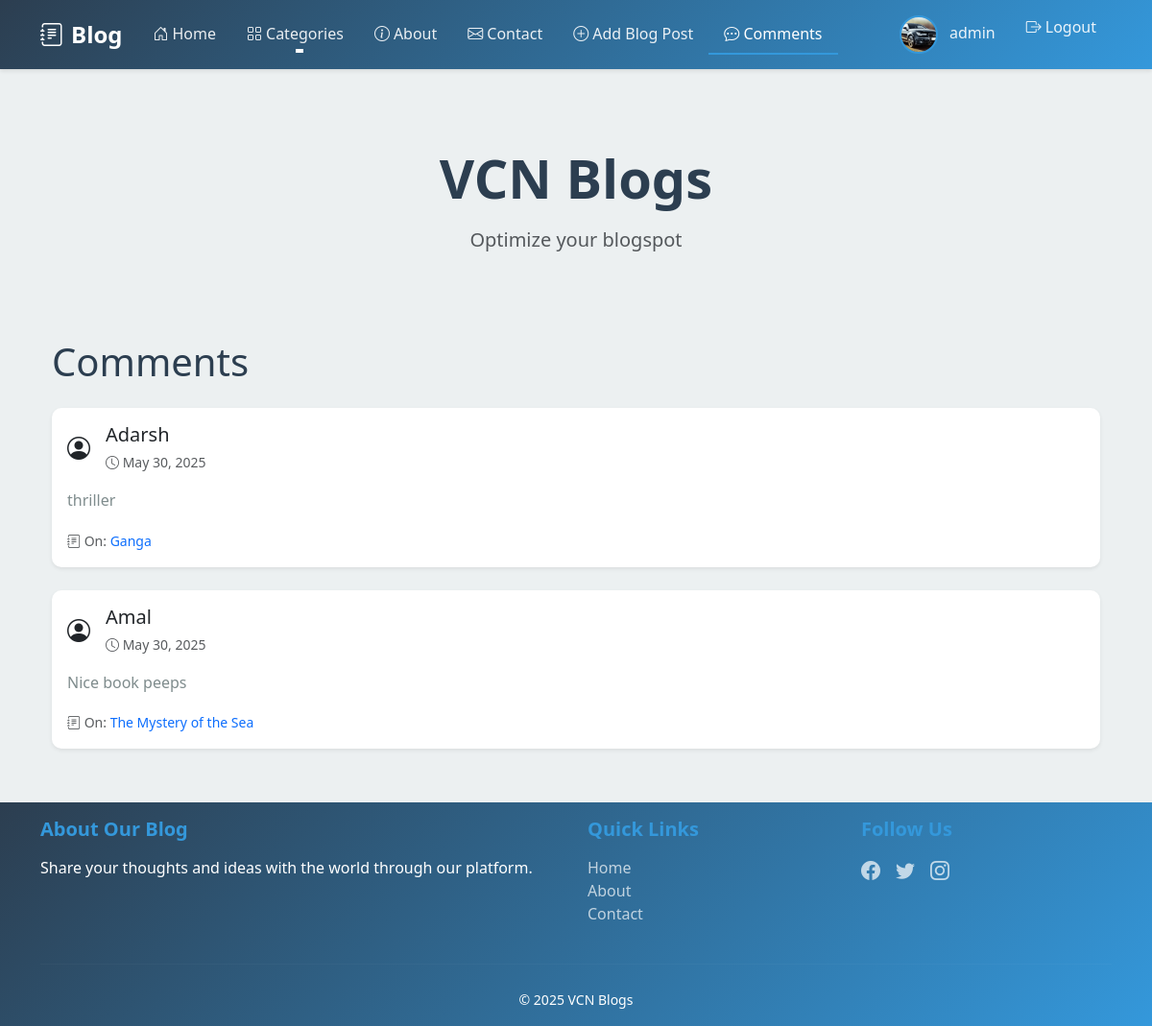
The page /comments/ (signed in) on the database its author committed.
### blog/models.py (models this page shows, shortened)
class Profile(models.Model):
    user = models.OneToOneField(User, on_delete=models.CASCADE)
    bio = models.TextField(max_length=500, blank=True)
    location = models.CharField(max_length=100)
    birth_date = models.DateField(null=True)
    avatar = models.ImageField(upload_to='avatars/', null=True, blank=True)
    website = models.URLField(max_length=200, blank=True)
    created_at = models.DateTimeField(auto_now_add=True)
    updated_at = models.DateTimeField(auto_now=True)

class Comment(models.Model):
    post = models.ForeignKey(Blog, on_delete=models.CASCADE, related_name='comments')
    author = models.ForeignKey(User, on_delete=models.CASCADE)
    content = models.TextField()
    created_at = models.DateTimeField(auto_now_add=True)
    updated_at = models.DateTimeField(auto_now=True)
    is_approved = models.BooleanField(default=True)
    class Meta:
        ordering = ['-created_at']

class Blog(models.Model):
    title = models.CharField(max_length=200)
    slug = models.SlugField(unique=True)
    content = models.TextField()
    excerpt = models.TextField(max_length=500, blank=True)
    author = models.ForeignKey(User, on_delete=models.CASCADE, related_name='blog_posts')
    category = models.ForeignKey(Category, on_delete=models.SET_NULL, null=True, related_name='posts')
    featured_image = models.ImageField(upload_to='blog_images/', null=True, blank=True)
    created_at = models.DateTimeField(auto_now_add=True)
    updated_at = models.DateTimeField(auto_now=True)
    class Meta:
        ordering = ['-created_at']
        indexes = [
            models.Index(fields=['-created_at']),
        ]

### blog/views.py (the view)
# urls.py: path('comments/', views.CommentListView.as_view(), name='comment_list'),
class CommentListView(LoginRequiredMixin, ListView):
    model = Comment
    template_name = 'blog/comment_list.html'
    context_object_name = 'comments'
    paginate_by = 10
    def get_queryset(self):
        return Comment.objects.filter(is_approved=True).order_by('-created_at')
    def get_context_data(self, **kwargs):
        context = super().get_context_data(**kwargs)
        context['categories'] = Category.objects.all()
        return context

### templates/blog/comment_list.html (shortened to what this page needs)
{% extends 'index.html' %}
{% block content %}
<div class="container">
    <div class="row">
        <div class="col-12">
            <h1 class="mb-4">Comments</h1>
        </div>
    </div>
    <div class="row">
        {% if comments %}
            {% for comment in comments %}
                <div class="col-12 mb-4">
                    <div class="card shadow-sm">
                        <div class="card-body">
                            <div class="d-flex align-items-center mb-3">
                                {% if comment.author.profile.avatar %}
                                    <img src="{{ comment.author.profile.avatar.url }}" alt="{{ comment.author.username }}" class="avatar me-3">
                                {% else %}
                                    <i class="bi bi-person-circle fs-4 me-3"></i>
                                {% endif %}
                                <div>
                                    <h5 class="mb-1">{{ comment.author.username }}</h5>
                                    <small class="text-muted">
                                        <i class="bi bi-clock"></i> {{ comment.created_at|date:"F j, Y" }}
                                    </small>
                                </div>
                            </div>
                            <p class="card-text">{{ comment.content }}</p>
                            <div class="mt-2">
                                <small class="text-muted">
                                    <i class="bi bi-journal-text"></i> On:
                                    <a href="{% url 'blog:blog_detail' comment.post.slug %}" class="text-decoration-none">
                                        {{ comment.post.title }}
                                    </a>
                                </small>
                            </div>
                        </div>
                    </div>
                </div>
            {% endfor %}
        {% else %}
            <div class="col-12">
                <div class="alert alert-info">
                    No comments found.
                </div>
            </div>
        {% endif %}
    </div>
</div>
{% endblock %}

### templates/shared/navbar.html (shortened to what this page needs)
{% load static %}
<nav class="navbar navbar-expand-lg navbar-dark sticky-top">
    <div class="container">
        <a class="navbar-brand" href="{% url 'blog:blog_list' %}">
            <i class="bi bi-journal-text me-2"></i>Blog
        </a>
        <div class="collapse navbar-collapse" id="navbarNav">
            <ul class="navbar-nav me-auto">
                <li class="nav-item">
                    <a class="nav-link {% if request.resolver_match.url_name == 'blog_list' %}active{% endif %}"
                       href="{% url 'blog:blog_list' %}">
                        <i class="bi bi-house-door me-1"></i>Home
                    </a>
                </li>
                <li class="nav-item dropdown">
                    <a class="nav-link dropdown-toggle" href="#" id="categoriesDropdown" role="button" data-bs-toggle="dropdown">
                        <i class="bi bi-grid me-1"></i>Categories
                    </a>
                </li>
                <li class="nav-item">
                    <a class="nav-link {% if request.resolver_match.url_name == 'about' %}active{% endif %}"
                       href="{% url 'blog:about' %}">
                        <i class="bi bi-info-circle me-1"></i>About
                    </a>
                </li>
                <li class="nav-item">
                    <a class="nav-link {% if request.resolver_match.url_name == 'contact' %}active{% endif %}"
                       href="{% url 'blog:contact' %}">
                        <i class="bi bi-envelope me-1"></i>Contact
                    </a>
                </li>
                {% if user.is_authenticated %}
                <li class="nav-item">
                    <a class="nav-link {% if request.resolver_match.url_name == 'blog_create' %}active{% endif %}"
                       href="{% url 'blog:blog_create' %}">
                        <i class="bi bi-plus-circle me-1"></i>Add Blog Post
                    </a>
                </li>
                <li class="nav-item">
                    <a class="nav-link {% if request.resolver_match.url_name == 'comment_list' %}active{% endif %}" href="{% url 'blog:comment_list' %}">
                        <i class="bi bi-chat-dots"></i> Comments
                    </a>
                </li>
                {% endif %}
            </ul>
            <ul class="navbar-nav">
                {% if user.is_authenticated %}
                    <li class="nav-item">
                        <a class="nav-link" href="{% url 'blog:profile' %}">
                            {% if user.profile.avatar %}
                                <img src="{{ user.profile.avatar.url }}" alt="{{ user.username }}" class="avatar me-2">
                            {% else %}
                                <i class="bi bi-person-circle me-2"></i>
                            {% endif %}
                            {{ user.username }}
                        </a>
                    </li>
                    <li class="nav-item">
                        <form method="post" action="{% url 'logout' %}" class="d-inline">
                            <button type="submit" class="btn btn-link nav-link">
                                <i class="bi bi-box-arrow-right me-1"></i>Logout
                            </button>
                        </form>
                    </li>
                {% else %}
                    <li class="nav-item">
                        <a class="nav-link" href="{% url 'login' %}">
                            <i class="bi bi-box-arrow-in-right me-1"></i>Login
                        </a>
                    </li>
                {% endif %}
            </ul>
        </div>
    </div>
</nav>

### templates/index.html (style rules this page uses)
:root { --primary-color: #2c3e50; --secondary-color: #34495e; --accent-color: #3498db; --background-color: #ecf0f1; --card-bg: #ffffff; --text-primary: #2c3e50; --text-secondary: #7f8c8d; --header-bg: #2c3e50; --footer-bg: #34495e; --card-shadow: 0 2px 4px rgba(0,0,0,0.1); --hover-shadow: 0 4px 8px rgba(0,0,0,0.15); }
body { min-height: 100vh; display: flex; flex-direction: column; background-color: var(--background-color); font-family: 'Segoe UI', system-ui, -apple-system, sans-serif; color: var(--text-primary); }
.navbar { background-color: var(--header-bg) !important; box-shadow: var(--card-shadow); }
.navbar-brand { font-weight: 700; font-size: 1.5rem; color: white !important; }
.nav-link { color: rgba(255, 255, 255, 0.9) !important; font-weight: 500; padding: 0.5rem 1rem !important; transition: all 0.2s ease; }
.nav-link.active { color: white !important; border-bottom: 2px solid var(--accent-color); }
.card { border: none; border-radius: 10px; background-color: var(--card-bg); box-shadow: var(--card-shadow); transition: transform 0.2s ease, box-shadow 0.2s ease; overflow: hidden; }
.card-text { color: var(--text-secondary); line-height: 1.6; }
.btn { padding: 0.5rem 1.5rem; font-weight: 500; border-radius: 5px; transition: all 0.2s ease; }
.avatar { width: 40px; height: 40px; border-radius: 50%; object-fit: cover; border: 2px solid var(--accent-color); }

### templates/shared/navbar.html (style rules this page uses)
.navbar { background: linear-gradient(135deg, #2c3e50 0%, #3498db 100%); box-shadow: 0 2px 4px rgba(0,0,0,0.1); }
.navbar-brand { font-size: 1.5rem; color: #fff !important; }
.nav-link { color: rgba(255,255,255,0.9) !important; transition: all 0.3s ease; position: relative; }
.nav-link::after { content: ''; position: absolute; width: 0; height: 2px; bottom: 0; left: 50%; background-color: #fff; transition: all 0.3s ease; transform: translateX(-50%); }

### rows shown on the page
Comment: author.username "Adarsh", created_at "May 30, 2025", content "thriller", post "Ganga"
Comment: author.username "Amal", created_at "May 30, 2025", content "Nice book peeps", post "The Mystery of the Sea"

### other values the page prints
{{ user.username }} "admin"
